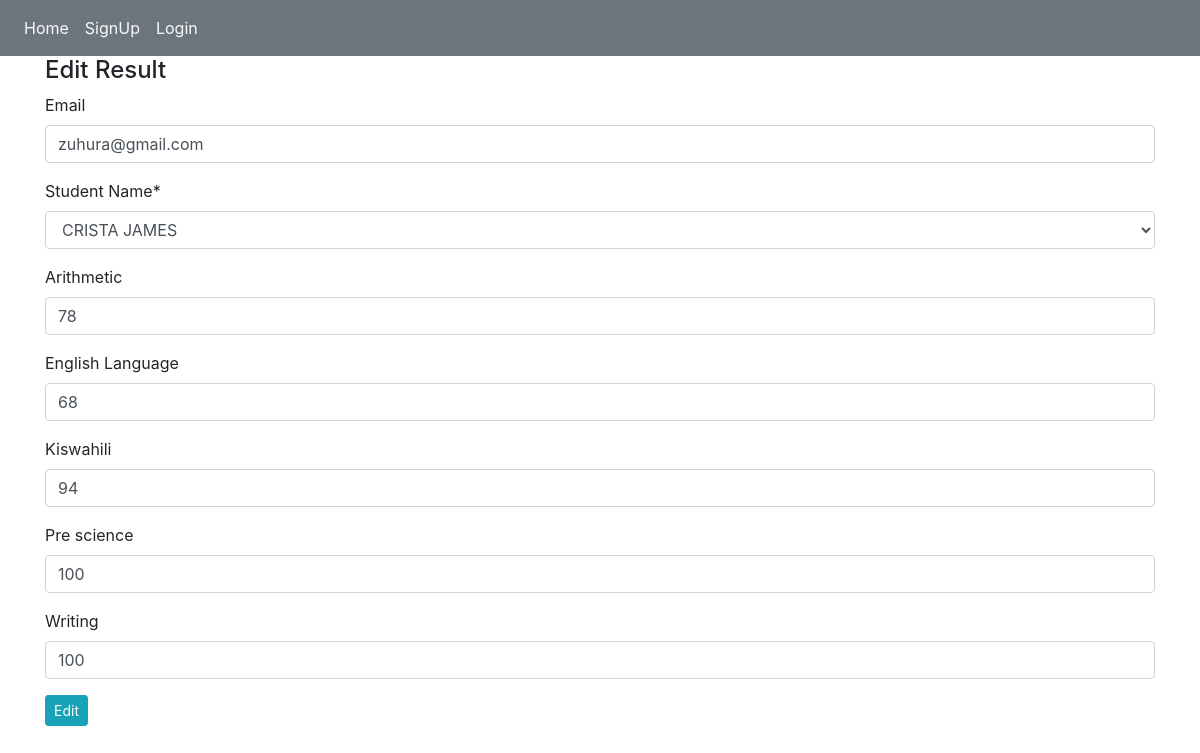
Screenshot of /edit_result/5 with the database file from the repository.
### result_app/models.py (models this page shows, shortened)
class Result(models.Model):
    email=models.EmailField(blank=True,null=True)
    stud_name=models.ForeignKey(Student,on_delete=models.CASCADE,verbose_name='Student Name',related_name='results')
    date_posted=models.DateField(auto_now_add=True)
    date_edited=models.DateField(auto_now_add=True)
    arithmetic=models.IntegerField(blank=True,null=True,validators=[MinValueValidator(0),MaxValueValidator(100)])
    arithmetic_grade=models.CharField(max_length=2,blank=True,null=True)
    arithmetic_grade_comment=models.CharField(max_length=100,blank=True,null=True)
    e_language=models.IntegerField(blank=True,null=True,verbose_name='English Language',validators=[MinValueValidator(0),MaxValueValidator(100)])
    e_language_grade=models.CharField(max_length=2,blank=True,null=True)
    e_language_grade_comment=models.CharField(max_length=100,blank=True,null=True)
    kiswahili=models.IntegerField(blank=True,null=True,validators=[MinValueValidator(0),MaxValueValidator(100)])
    kiswahili_grade=models.CharField(max_length=2,blank=True,null=True)
    kiswahili_grade_comment=models.CharField(max_length=100,blank=True,null=True)
    pre_science=models.IntegerField(blank=True,null=True,validators=[MinValueValidator(0),MaxValueValidator(100)])
    pre_science_grade=models.CharField(max_length=2,blank=True,null=True)
    pre_science_grade_comment=models.CharField(max_length=100,blank=True,null=True)
    writing=models.IntegerField(blank=True,null=True,validators=[MinValueValidator(0),MaxValueValidator(100)])
    writing_grade=models.CharField(max_length=2,blank=True,null=True)
    writing_grade_comment=models.CharField(max_length=100,blank=True,null=True)
    total=models.IntegerField(blank=False,null=False)
    average=models.IntegerField(blank=False,null=False)
    grade=models.CharField(max_length=3,blank=False,null=False,default='')
    pos=models.CharField(max_length=3,blank=True,null=True,default='')
    class Meta:
        ordering=['-date_posted']

### result_app/views.py (the view, shortened to what this page needs)
# urls.py: path('edit_result/<pk>',views.editresult,name='edit_result'),
def editresult(request,pk):
    res=Result.objects.get(id=pk)
    form=EditResultForm(instance=res)
    email=None
    comment=''
    stud_name=None
    arithmetic_marks=None
    arithmetic_grade=''
    arithmetic_grade_comment=''
    e_language_marks=None
    e_language_grade=''
    e_language_grade_comment=''
    kiswahili_marks=None
    kiswahili_grade=''
    kiswahili_grade_comment=''
    pre_science_marks=None
    pre_science_grade=''
    pre_science_grade_comment=''
    writing_marks=None
    writing_grade=''
    writing_grade_comment=''
    total=0
    number_of_subjects=0
    average=None
    grade=''
    return render(request,'edit_result.html',{'form':form})

### result_app/forms.py
class EditResultForm(forms.ModelForm):
    class Meta:
        model=Result
        fields=['email','stud_name','arithmetic','e_language','kiswahili','pre_science','writing']

### result_app/models.py (called while the page is built)
    def __str__(self):
        return self.full_name

### templates/edit_result.html (shortened to what this page needs)
{% extends 'base.html' %}
{% load crispy_forms_tags %}
{% block content %}
    <form  method="post">
        <h4>Edit Result</h4>
        {{form|crispy}}
        <input type="submit" class="btn btn-info btn-sm" value="Edit">
    </form>
{% endblock %}

### rows the page displays
Result: email "zuhura@gmail.com", stud_name "CRISTA JAMES", arithmetic "78", e_language "68", kiswahili "94", pre_science "100", writing "100"
